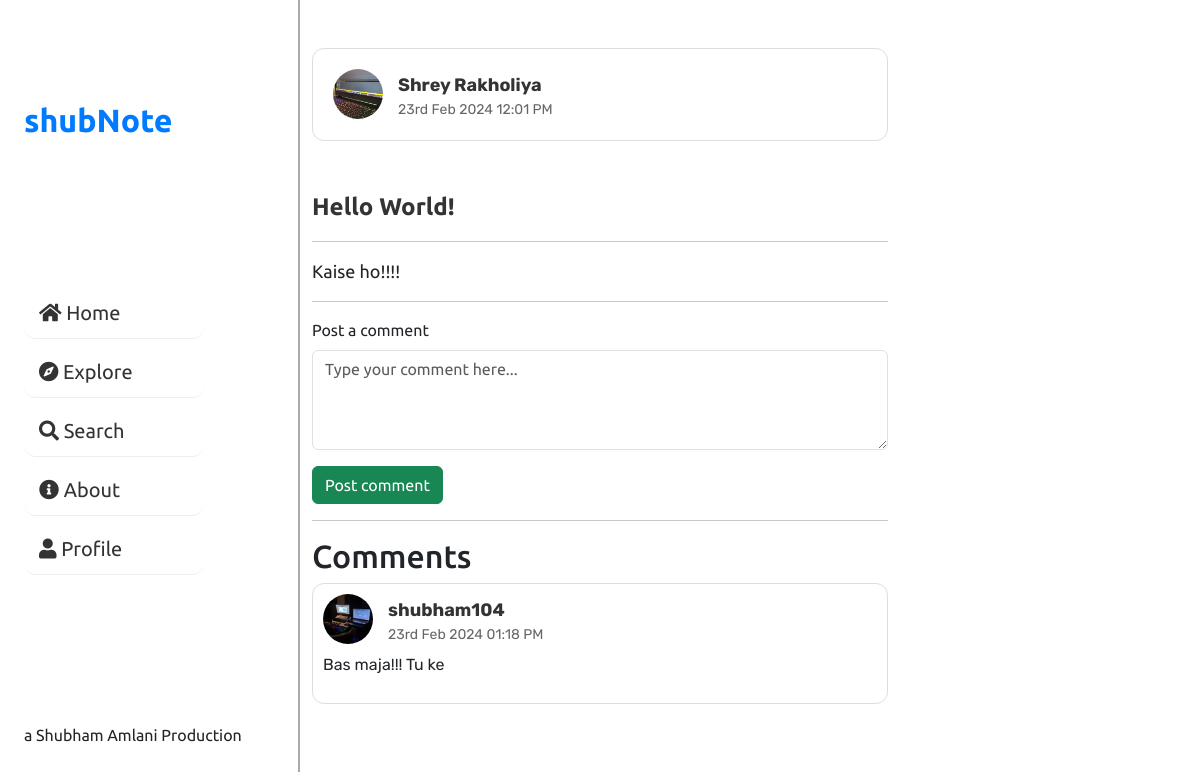
The page /post.php?postid=10 on the database its author committed.
### tables this page shows
CREATE TABLE `users` (
  `user_id` int(11) NOT NULL,
  `username` varchar(255) NOT NULL,
  `user_email` varchar(255) NOT NULL,
  `user_pass` varchar(255) NOT NULL,
  `timestamp` timestamp NOT NULL DEFAULT current_timestamp(),
  `verification_code` bigint(6) NOT NULL DEFAULT 0,
  `is_verified` int(1) NOT NULL DEFAULT 0,
  `user_bio` text NOT NULL,
  `image_path` varchar(255) NOT NULL,
  `full_name` varchar(255) NOT NULL
);

CREATE TABLE `posts` (
  `post_id` int(11) NOT NULL,
  `post_user_id` int(11) NOT NULL,
  `post_title` varchar(500) NOT NULL,
  `post_description` text NOT NULL,
  `is_private` int(11) NOT NULL,
  `created` timestamp NOT NULL DEFAULT current_timestamp(),
  `is_edited` int(1) NOT NULL DEFAULT 0,
  `enc_key` varbinary(256) NOT NULL,
  `enc_iv` varbinary(256) NOT NULL
);

CREATE TABLE `comments` (
  `comment_id` int(11) NOT NULL,
  `comment_user_id` int(11) NOT NULL,
  `comment_post_id` int(11) NOT NULL,
  `comment_content` text NOT NULL,
  `timestamp` timestamp NOT NULL DEFAULT current_timestamp()
);

### post.php (the view, shortened to what this page needs)
<?php
if($_SERVER['REQUEST_METHOD']=='GET'){
    include 'partials/_dbconnect.php';
    $post_id = $_GET['postid'];
    $sql = "SELECT * FROM `posts` WHERE `post_id`=?";
    $stmt = $conn->prepare($sql);
    $stmt->bind_param('i', $post_id);
    $stmt->execute();
    $result = $stmt->get_result();
    if($result->num_rows > 0){
        while($row = $result->fetch_assoc()){
            $timestamp = strtotime($row['created']);
            $formattedDate = date("jS M Y h:i A", $timestamp);
            $post_title = $row['post_title'];
            $post_description = $row['post_description'];
            $post_user_id = $row['post_user_id'];
            $sql_getuser = "SELECT * FROM `users` WHERE `user_id`=?";
            $stmt_getuser = $conn->prepare($sql_getuser);
            $stmt_getuser->bind_param('i', $post_user_id);
            $stmt_getuser->execute();
            $result_getuser = $stmt_getuser->get_result();
            $row_getuser = $result_getuser->fetch_assoc();
            $post_username = $row_getuser['username'];
            $is_private = $row['is_private'];
        }
    }
    else{
        header("Location: error.php");
        exit();
    }
}
?>
<!DOCTYPE html>
<html lang="en">
<head>
    <?php include 'partials/_styles.php'?>
    <link rel="stylesheet" href="https://cdnjs.cloudflare.com/ajax/libs/font-awesome/5.15.4/css/all.min.css" />
</head>
<body class="d-flex align-items-center justify-content-center">
    <?php include 'partials/_functions.php'; ?>
    <?php include 'partials/_sidebar.php'; ?>
    <main class="main mx-0 container-md">
        <div class="height mx-auto w-100">
            <div class="post d-flex flex-column my-5">
                <div class="upper-post d-flex">
                    <?php echo displayUserImage($post_user_id);?>
                    <div class="upper-post-right d-flex flex-column">
                    <a class="nav-link m-0 p-0" href="profile.php?profileid=<?php echo $post_user_id?>"><span class="username"><?php echo $post_username;?></span></a>
                        <span class="post-date"><?php echo $formattedDate;?></span>
                    </div>
                </div>
            </div>
            <div class="post-lower">
                <div class="lower-post-up d-flex flex-column">
                    <b class="post-title"><?php echo $post_title;?></b>
                    <hr>
                    <span class="post-description"><?php echo nl2br(makeLinksClickable($post_description));?><br>
                    </span>
                    <hr>
                </div>
            </div>
            <?php
            if($is_private == 0){
                echo '<div class="comments">
                <form action="handlers/_handleComments.php" method="post">
                    <div class="mb-3">
                        <input type="hidden" name="post_id" value="'.$post_id.'">
                        <input type="hidden" name="user_id" value="'.$_SESSION['user_id'].'">
                        <label for="comment_content" class="form-label">Post a comment</label>
                        <textarea class="form-control" id="comment_content" name="comment_content" style="height: 100px"
                            placeholder="Type your comment here..."></textarea>
                    </div>
                    <button class="btn btn-success" type="submit">Post comment</button>
                </form>
                <hr>
            </div>
            <h2>Comments</h2>';
            $sql_comments = "SELECT * FROM `comments` WHERE `comment_post_id`=?";
            $stmt_comments = $conn->prepare($sql_comments);
            $stmt_comments->bind_param('i', $post_id);
            $stmt_comments->execute();
            $result_comments = $stmt_comments->get_result();
            if($result_comments->num_rows > 0){
                while($row_comments = $result_comments->fetch_assoc()){
                    $comment_id = $row_comments['comment_id'];
                    $comment_user_id = $row_comments['comment_user_id'];
                    $comment_content = $row_comments['comment_content'];
                    $comment_time = strtotime($row_comments['timestamp']);
                    $formattedDate = date("jS M Y h:i A", $comment_time);
                    $sql_fetch_user = "SELECT * FROM `users` WHERE `user_id`=?";
                    $stmt_fetch_user = $conn->prepare($sql_fetch_user);
                    $stmt_fetch_user->bind_param("i", $comment_user_id);
                    $stmt_fetch_user->execute();
                    $result_fetch_uesr = $stmt_fetch_user->get_result();
                    $row_fetch_user = $result_fetch_uesr->fetch_assoc();
                    $comment_user_name = $row_fetch_user['username'];
                    printComment($comment_id, $comment_user_id, $comment_user_name, $formattedDate, $comment_content);
            }
        }
        else{
            echo '<div class="bg-secondary-subtle p-3 my-3 mx-auto container">
            <span class="fs-4">No comments here. Be the first person to post a comment.</span>
            </div>';
        }
            }
            ?>
        </div>
    </main>
</body>
</html>

### partials/_functions.php (shortened to what this page needs)
<?php
function displayUserImage($user_id) {
    include 'partials/_dbconnect.php';
    $sql = "SELECT `image_path` FROM `users` WHERE `user_id` = ?";
    $stmt = $conn->prepare($sql);
    $stmt->bind_param("i", $user_id);
    $stmt->execute();
    $stmt->bind_result($image_path);
    if ($image_path) {
        return '<img src="'.$image_path.'" alt="Profile Image" class="user-image" />';
    }
    else{
        return '<img src="images/user-default.png" alt="Profile Image" class="user-image d-inline" />';
    }
}
function printComment($comment_id, $comment_user_id, $comment_username, $comment_time, $comment_content){
    $img = displayUserImage($comment_user_id);
    echo '<div class="user d-flex flex-column">
    <div class="upper-post d-flex">'.$img.'<div class="upper-post-right d-flex flex-column">
            <a class="nav-link m-0 p-0" href="profile.php?profileid='.$comment_user_id.'"><span class="username">'.$comment_username.'</span></a>
            <span class="post-date">'.$comment_time.'</span>';
echo    '</div>
    </div>
    <p class="comment mt-2 comment-content" data-commentid="'.$comment_id.'">'.$comment_content.'</p>
</div>';
}
function makeLinksClickable($postContent) {
    $pattern = '/\b(?:https?:\/\/|www\.)\S+\b/';
    $postContent = preg_replace_callback($pattern, function($matches) {
        $url = $matches[0];
        if (!preg_match("~^(?:f|ht)tps?://~i", $url)) {
            if (strpos($url, 'www.') === 0) {
                $url = "http://" . $url;
            } else {
                $url = "http://www." . $url;
            }
        }
        return '<a href="' . $url . '" target="_blank">' . $url . '</a>';
    }, $postContent);
    return $postContent;
}
?>

### css/_closedTemplate.css (style rules this page uses)
.post { background-color: #fff; border-radius: 12px; padding: 20px; border: 1px solid #ddd; margin-bottom: 20px; font-family: "Rubik", sans-serif; transition: transform 0.3s ease; }
.username { font-weight: bold; color: #333; font-size: 18px; }
.post-date { color: #666; font-size: 14px; }
.post-title { font-size: 24px; color: #333; }
.post-description { font-size: 18px; line-height: 1.5; }
.user-image { width: 50px; height: 50px; border-radius: 50%; margin-right: 15px; object-fit: cover; }
.user { background-color: #fff; border-radius: 12px; padding: 10px; border: 1px solid #ddd; margin-bottom: 20px; font-family: "Rubik", sans-serif; transition: transform 0.3s ease; }

### css/_utils.css (style rules this page uses)
html { position: relative; }
.height { min-height: 82vh; }

### css/_navbarStyles.css (style rules this page uses)
body { position: relative; min-height: calc(90vh - 65px); font-family: "Ubuntu", sans-serif; }
.nav-link { color: #333; text-decoration: none; padding: 10px 15px; transition: color 0.3s; font-size: 20px; }

### post.php (style rules this page uses)
.container-md { width: 50%; }

### rows shown on the page
users: image_path (picture), username "Shrey Rakholiya"
posts: created "23rd Feb 2024 12:01 PM", post_title "Hello World!", post_description "Kaise ho!!!!"
comments: users.image_path (picture), users.username "shubham104", timestamp "23rd Feb 2024 01:18 PM", comment_content "Bas maja!!! Tu ke"
